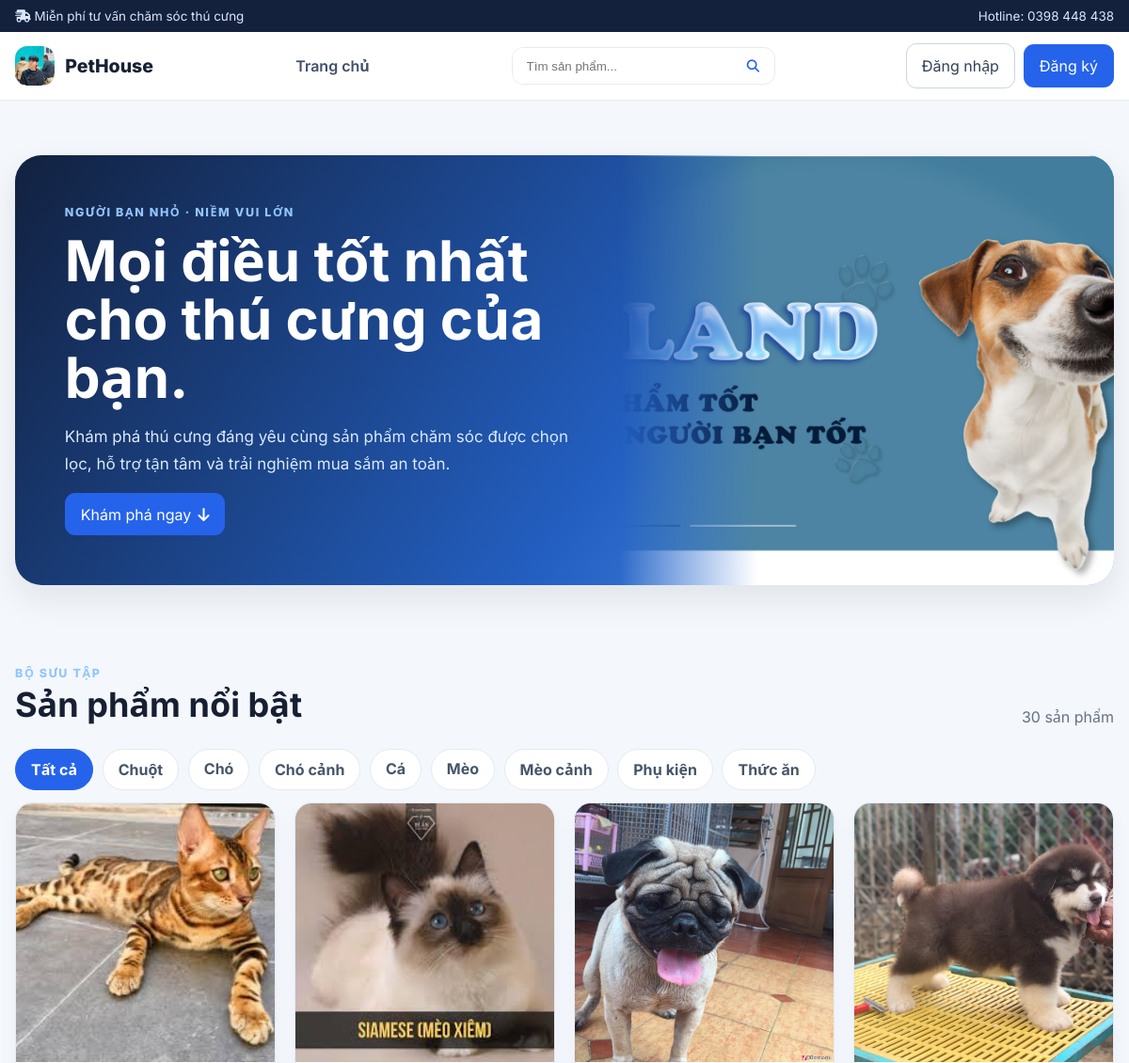
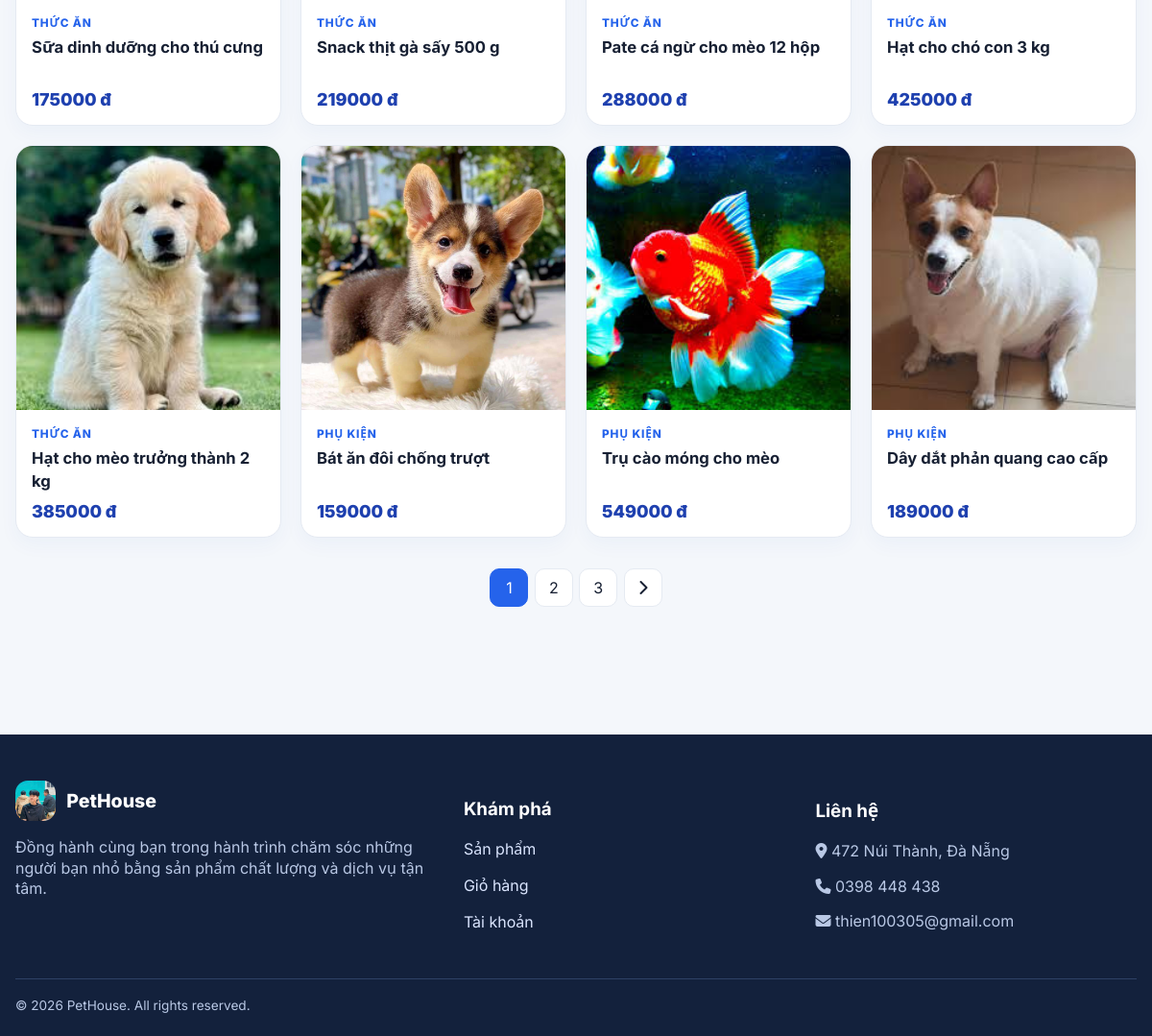
The page / on the database its author committed (2 pictures, top to bottom).
### accounts/models.py (models this page shows, shortened)
class Category(models.Model):
    name = models.CharField(max_length=100, unique=True, verbose_name="Tên danh mục")
    description = models.TextField(blank=True, verbose_name="Mô tả")
    created_at = models.DateTimeField(auto_now_add=True, verbose_name="Ngày tạo")
    updated_at = models.DateTimeField(auto_now=True, verbose_name="Ngày cập nhật")
    class Meta:
        verbose_name = "Danh mục"
        verbose_name_plural = "Danh mục"
        ordering = ["name"]

class Product(models.Model):
    name = models.CharField(max_length=200, verbose_name="Tên sản phẩm")
    description = models.TextField(verbose_name="Mô tả")
    price = models.DecimalField(max_digits=12, decimal_places=0, validators=[MinValueValidator(0)], verbose_name="Giá")
    image = models.ImageField(upload_to="products/", verbose_name="Hình ảnh")
    category = models.ForeignKey(Category, on_delete=models.PROTECT, related_name="products", verbose_name="Danh mục")
    created_at = models.DateTimeField(auto_now_add=True, verbose_name="Ngày tạo")
    updated_at = models.DateTimeField(auto_now=True, verbose_name="Ngày cập nhật")
    is_active = models.BooleanField(default=True, verbose_name="Đang bán")
    class Meta:
        verbose_name = "Sản phẩm"
        verbose_name_plural = "Sản phẩm"
        ordering = ["-created_at"]

### accounts/views.py (the view)
# urls.py: path("", views.home, name="home"),
def home(request):
    selected_category = request.GET.get("category", "")
    products = Product.objects.filter(is_active=True).select_related("category").annotate(avg_rating=Avg("reviews__rating")).order_by("-created_at")
    if selected_category.isdigit():
        products = products.filter(category_id=int(selected_category))
    page_obj = Paginator(products, 8).get_page(request.GET.get("page"))
    return render(request, "home.html", {
        "products": page_obj,
        "categories": Category.objects.all(),
        "selected_category": selected_category,
    })

### accounts/context_processors.py (called while the page is built)
def store_context(request):
    cart_count = 0
    if request.user.is_authenticated:
        cart_count = CartItem.objects.filter(cart__user=request.user).aggregate(total=Sum("quantity"))["total"] or 0
    return {"cart_count": cart_count}

### ecommerce/templates/home.html (shortened to what this page needs)
{% extends 'base.html' %}{% load static %}
{% block content %}
{% if products.number == 1 and not selected_category %}
<section class="hero"><div class="container"><div class="hero-card"><div class="hero-copy"><div class="eyebrow">Người bạn nhỏ · Niềm vui lớn</div><h1>Mọi điều tốt nhất cho thú cưng của bạn.</h1><p>Khám phá thú cưng đáng yêu cùng sản phẩm chăm sóc được chọn lọc, hỗ trợ tận tâm và trải nghiệm mua sắm an toàn.</p><a class="btn btn-primary" href="#products">Khám phá ngay <i class="fa-solid fa-arrow-down"></i></a></div><img class="hero-image" src="{% static 'images/banner.jpg' %}" alt="Thú cưng tại PetHouse"></div></div></section>
{% endif %}
<section class="section" id="products"><div class="container">
  <div class="section-heading"><div><span class="eyebrow">Bộ sưu tập</span><h2>{% if selected_category %}Sản phẩm theo danh mục{% else %}Sản phẩm nổi bật{% endif %}</h2></div><span class="muted">{{ products.paginator.count }} sản phẩm</span></div>
  <div class="chips"><a class="chip {% if not selected_category %}active{% endif %}" href="{% url 'home' %}#products">Tất cả</a>{% for category in categories %}<a class="chip {% if selected_category == category.id|stringformat:'s' %}active{% endif %}" href="?category={{ category.id }}#products">{{ category.name }}</a>{% endfor %}</div>
  <div class="product-grid">{% for product in products %}<article class="product-card"><a class="product-image-wrap" href="{% url 'product_detail' product.id %}"><img class="product-image" src="{{ product.image.url }}" alt="{{ product.name }}" loading="lazy"></a><div class="product-body"><div class="product-category">{{ product.category.name }}</div><h3 class="product-title"><a href="{% url 'product_detail' product.id %}">{{ product.name }}</a></h3><div class="row-between"><span class="price">{{ product.price|floatformat:0 }} đ</span>{% if product.avg_rating %}<span class="rating"><i class="fa-solid fa-star"></i> {{ product.avg_rating|floatformat:1 }}</span>{% endif %}</div></div></article>{% empty %}<div class="empty-state"><i class="fa-regular fa-face-frown fa-2x"></i><h3>Chưa có sản phẩm</h3><p>Hãy thử chọn một danh mục khác.</p></div>{% endfor %}</div>
  {% include 'partials/pagination.html' with page_obj=products %}
</div></section>
{% endblock %}

### ecommerce/static/css/store.css (style rules this page uses)
:root { --brand:#2563eb;--brand-dark:#1e40af;--ink:#172033;--muted:#667085;--surface:#fff;--soft:#f4f7fb;--line:#e5eaf2;--success:#159a68;--danger:#dc3545;--radius:18px;--shadow:0 14px 36px rgba(23,32,51,.09) }
* { box-sizing:border-box }
body { font-family:Inter,system-ui,-apple-system,"Segoe UI",sans-serif;color:var(--ink);background:var(--soft);margin:0 }
.container { width:min(1180px,calc(100% - 32px));margin:auto }
.topbar-inner,.nav-inner,.row-between { display:flex;align-items:center;justify-content:space-between;gap:1rem }
.btn { display:inline-flex;align-items:center;justify-content:center;gap:.45rem;border:1px solid transparent;border-radius:11px;padding:.72rem 1rem;font-weight:700;text-decoration:none;cursor:pointer;background:white;color:var(--ink);font:inherit }
.btn-primary { background:var(--brand);color:white }
.hero { padding:3.6rem 0 2.8rem }
.hero-card { background:linear-gradient(125deg,#12213f 0%,#235fc1 58%,#60a5fa 100%);border-radius:28px;min-height:370px;display:grid;grid-template-columns:1.1fr .9fr;align-items:center;overflow:hidden;color:white;box-shadow:var(--shadow) }
.hero-copy { padding:3.3rem }
.eyebrow { text-transform:uppercase;letter-spacing:.13em;font-weight:800;font-size:.78rem;color:#93c5fd }
.hero h1 { font-size:clamp(2.25rem,5vw,4rem);line-height:1.04;margin:.7rem 0 1rem;max-width:650px }
.hero p { font-size:1.06rem;line-height:1.7;color:#dbeafe;max-width:560px }
.hero-image { height:100%;min-height:370px;width:100%;object-fit:cover;mask-image:linear-gradient(to right,transparent,black 28%) }
.section { padding:2.3rem 0 }
.section-heading { display:flex;align-items:end;justify-content:space-between;gap:1rem;margin-bottom:1.35rem }
.section-heading h1,.section-heading h2 { margin:0;font-size:clamp(1.65rem,3vw,2.25rem) }
.section-heading p,.muted { color:var(--muted) }
.chips { display:flex;gap:.6rem;overflow:auto;padding:.1rem 0 .8rem }
.chip { white-space:nowrap;border:1px solid var(--line);background:white;color:#475569;padding:.62rem 1rem;border-radius:99px;text-decoration:none;font-weight:700 }
.chip.active,.chip:hover { background:var(--brand);border-color:var(--brand);color:white }
.product-grid { display:grid;grid-template-columns:repeat(4,minmax(0,1fr));gap:1.25rem }
.product-card { background:white;border:1px solid var(--line);border-radius:var(--radius);overflow:hidden;box-shadow:0 8px 20px rgba(30,64,175,.04);transition:.22s ease }
.product-image-wrap { display:block;aspect-ratio:1/1;background:#f8fafc;overflow:hidden }
.product-image { width:100%;height:100%;object-fit:cover;transition:.3s }
.product-body { padding:1rem }
.product-category { color:var(--brand);font-weight:800;font-size:.74rem;text-transform:uppercase;letter-spacing:.07em }
.product-title { font-size:1.04rem;line-height:1.4;margin:.45rem 0;height:2.9em;overflow:hidden }
.product-title a { color:var(--ink);text-decoration:none }
.price { color:var(--brand-dark);font-size:1.12rem;font-weight:850 }

### rows shown on the page
Category: name "Chuột"
Category: name "Chó"
Category: name "Chó cảnh"
Category: name "Cá"
Category: name "Mèo"
Category: name "Mèo cảnh"
Category: name "Phụ kiện"
Category: name "Thức ăn"
Product: image (picture), category.name "THỨC ĂN", name "Sữa dinh dưỡng cho thú cưng", price "175000"
Product: image (picture), category.name "THỨC ĂN", name "Snack thịt gà sấy 500 g", price "219000"
Product: image (picture), category.name "THỨC ĂN", name "Pate cá ngừ cho mèo 12 hộp", price "288000"
Product: image (picture), category.name "THỨC ĂN", name "Hạt cho chó con 3 kg", price "425000"
Product: image (picture), category.name "THỨC ĂN", name "Hạt cho mèo trưởng thành 2 kg", price "385000"
Product: image (picture), category.name "PHỤ KIỆN", name "Bát ăn đôi chống trượt", price "159000"
Product: image (picture), category.name "PHỤ KIỆN", name "Trụ cào móng cho mèo", price "549000"
Product: image (picture), category.name "PHỤ KIỆN", name "Dây dắt phản quang cao cấp", price "189000"

### other values the page prints
{{ products.paginator.count }} "30"
{{ number }} "1"
{{ number }} "2" "3"
